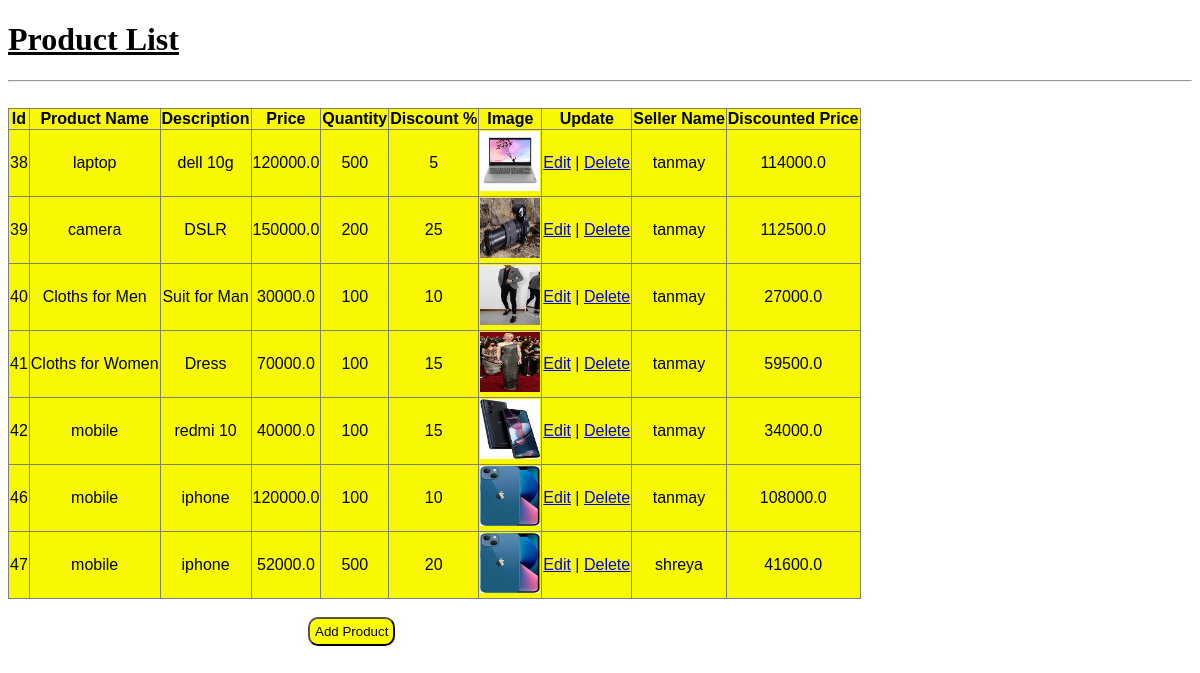
Before: /sellerapp/manageproduct/ with the older database file.
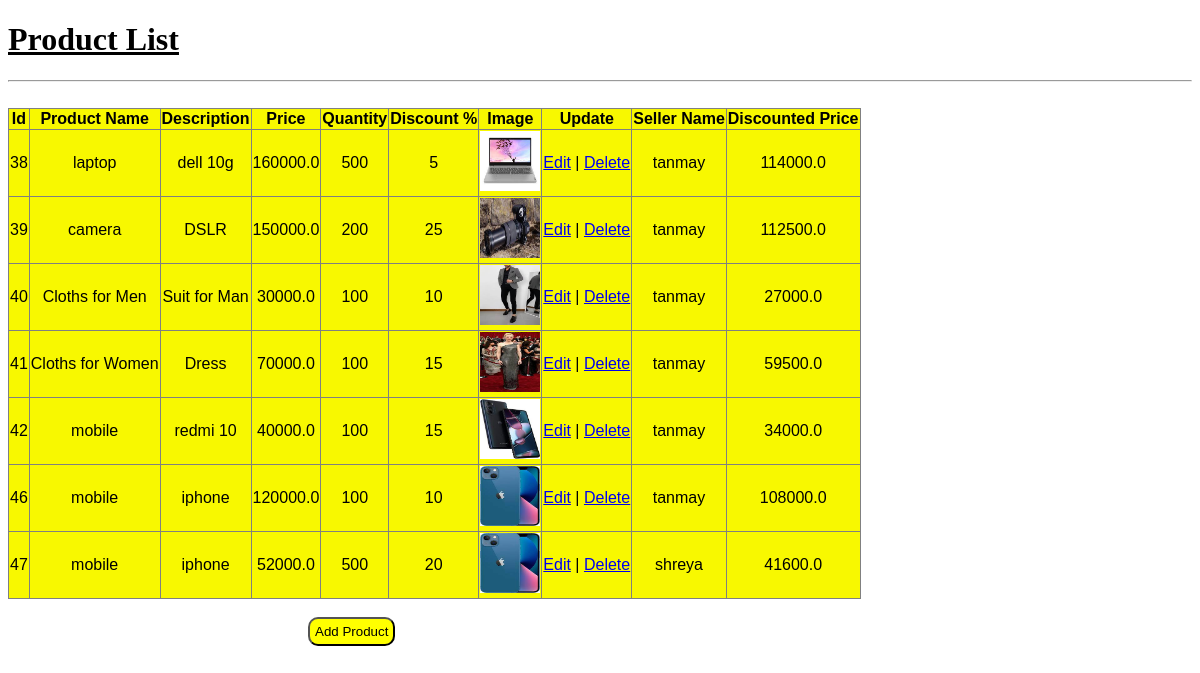
After: the same page with the newer database file.
### sellerapp/models.py (models this page shows, shortened)
class Product(models.Model):
    seller = models.ForeignKey(Seller,on_delete=models.CASCADE)  # Foreignkey
    product_name = models.CharField(max_length=50)
    product_description = models.TextField()
    price = models.FloatField()
    quantity = models.IntegerField(default=0)
    discount = models.IntegerField()
    image = models.FileField(upload_to='manageproduct',default='avatar.png')
    discounted_price = models.FloatField(blank=True,null=True)
    first_name = models.CharField(max_length=50)

### sellerapp/views.py (the view)
# urls.py: path('manageproduct/',views.manageproduct, name='manageproduct'),
def manageproduct(request):
    productlist = Product.objects.all()
    return render(request, 'manageproduct.html', {'plist': productlist})

### sellerapp/templates/manageproduct.html (shortened to what this page needs)
{% load static %}
<!DOCTYPE html>
<html lang="en">
<head>
</head>
<body>
    <div class="prolist">
        <h1><u> Product List</u></h1>
        <hr>
        <br>
        <table class="table" border="1" rules="all">
            <tr>
                <th>Id</th>
                <th>Product Name</th>
                <th>Description</th>
                <th>Price</th>
                <th>Quantity</th>
                <th>Discount %</th>
                <th>Image</th>
                <th>Update</th>
                <th>Seller Name</th>
                <th>Discounted Price</th>
            </tr>
            {% for productlist in plist %}
            <tr>
                <td>{{productlist.id}}</td>
                <td>{{productlist.product_name}}</td>
                <td>{{productlist.product_description}}</td>
                <td>{{productlist.price}}</td>
                <td>{{productlist.quantity}}</td>
                <td>{{productlist.discount}}</td>
                <td><img src="{{productlist.image.url}}" alt="Image of {{productlist.product_name}}" height="60"
                        width="60"></td>
                <td>
                    <a href="{% url 'editproduct' productlist.id  %}">Edit</a> |
                    <a href="{% url 'deleteproduct' productlist.id  %}">Delete</a>
                </td>
                <td>{{productlist.first_name}}</td>
                <td>{{productlist.discounted_price}}</td>
            </tr>
            {% endfor %}
        </table>
        <br>
        <form action="{% url 'addproduct' %}">
            <input class="btn" type="submit" value="Add Product">
        </form>
    </div>
</body>
</html>

Changed rows visible on the page:
changed Product "laptop": price "120000.0" → "160000.0"
